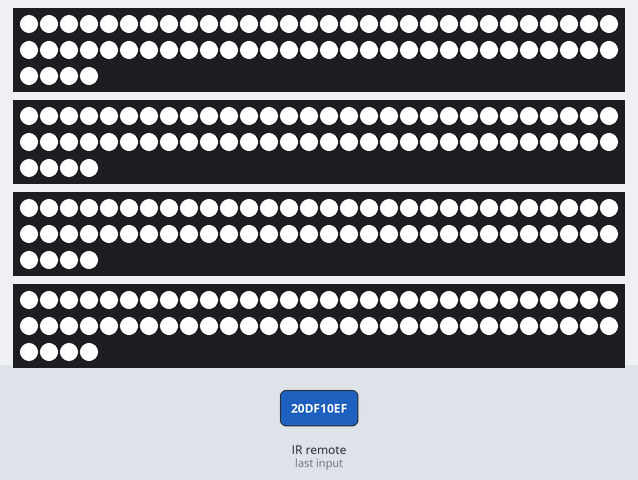
Bench run of a sketch on a simulated ESP8266 (NodeMCU). Shown: 4 × 64 RGB LEDs in strip order, left to right, continuing on the next row. Inputs (shaded band) come from the test bench. WiFi joins after 1.5 s; servers stay silent unless stated; what the sketch prints to the serial monitor is not drawn.

2.8 s: infrared code 0x20DF10EF received
Above: at 3.1 s.
Timing chart, 0 to 5.8 s (numbered marks = the images above; inputs shaded):
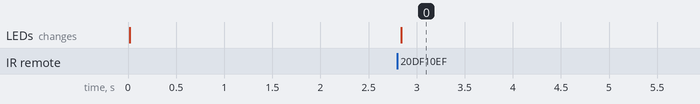

Measured:
- after the input at 2.8 s, the LEDs: change at once (image 0)

The sketch:

ESP_Code_with_IR.ino
```cpp
#include <WiFi.h>
#include <Adafruit_NeoPixel.h>
#include <IRremoteESP8266.h>
#include <IRrecv.h>
#include <IRutils.h>

// WiFi credentials
const char* ssid = "Hacker";
const char* password = "mo123456";
const char* host = "192.168.169.215";
const int port = 12345;

// NeoPixel setup
#define NUM_PIXELS_PER_MATRIX 64 // Number of pixels per 8x8 matrix

// Define the GPIO pins for the 4 matrices
const int matrixPins[] = {38, 37, 36, 35};
Adafruit_NeoPixel matrices[] = {
    Adafruit_NeoPixel(NUM_PIXELS_PER_MATRIX, matrixPins[0], NEO_GRB + NEO_KHZ800),
    Adafruit_NeoPixel(NUM_PIXELS_PER_MATRIX, matrixPins[1], NEO_GRB + NEO_KHZ800),
    Adafruit_NeoPixel(NUM_PIXELS_PER_MATRIX, matrixPins[2], NEO_GRB + NEO_KHZ800),
    Adafruit_NeoPixel(NUM_PIXELS_PER_MATRIX, matrixPins[3], NEO_GRB + NEO_KHZ800)
};

#define IR_RECEIVE_PIN 5 // Using GPIO5 (D1) for the IR receiver pin

IRrecv irrecv(IR_RECEIVE_PIN);
decode_results results;

bool lightsOn = false; // Flag to track the light state

void setup() {
    Serial.begin(9600);
    delay(10);

    // Initialize each matrix
    for (int i = 0; i < 4; i++) {
        matrices[i].begin();
        matrices[i].show(); // Initialize all pixels to 'off'
    }

    // Connect to WiFi
    Serial.println();
    Serial.print("Connecting to ");
    Serial.println(ssid);
    WiFi.begin(ssid, password);
    while (WiFi.status() != WL_CONNECTED) {
        delay(500);
        Serial.print(".");
    }
    Serial.println("");
    Serial.println("WiFi connected");
    Serial.print("IP address: ");
    Serial.println(WiFi.localIP());

    irrecv.enableIRIn(); // Start the IR receiver
}

void loop() {
    if (irrecv.decode(&results)) {
        // IR remote signal received
        handleIRRemote();
        irrecv.resume(); // Resume receiving the next value
    } else {
        // No IR remote signal, handle server connection
        handleServerConnection();
    }
}

void handleIRRemote() {
    // Print the raw value in hexadecimal format
    Serial.print("Decoded raw data: ");
    Serial.println((unsigned long)(results.value), HEX);

    if (results.value == 0x20DF10EF) {
        if (lightsOn) {
            Serial.println("OFF Button Pressed");
            turnOffAllMatrices();
            lightsOn = false;
        } else {
            Serial.println("ON Button Pressed");
            turnOnAllMatrices();
            lightsOn = true;
        }
    } else {
        Serial.println("False Alarm");
        // turnOffAllMatrices();
        // lightsOn = false;
    }

    // Print human-readable details of the received signal
    Serial.println(resultToHumanReadableBasic(&results));

    // Stop the server connection after receiving the first IR signal
    WiFi.disconnect();
    Serial.println("Disconnected from server");
}

void handleServerConnection() {
    Serial.print("Connecting to ");
    Serial.print(host);
    Serial.print(':');
    Serial.println(port);

    // Connect to server
    WiFiClient client;
    if (!client.connect(host, port)) {
        Serial.println("Connection failed");
        delay(5000);
        return;
    }

    Serial.println("Response from server:");
    int index = 0;
    String receivedData = "";

    while (true) {
        // Check for IR signal before processing server data
        if (irrecv.decode(&results)) {
            // IR remote signal received, break out of the loop
            Serial.println("IR signal received, exiting server connection");
            return;
        }

        if (client.available()) {
            char c = client.read();
            receivedData += c;
            Serial.print(c);

            // Check if the character is a digit
            if (isDigit(c)) {
                int value = c - '0'; // Convert char to int
                // Light up or turn off the corresponding matrix
                setMatrixState(index, value);
                index = (index + 1) % 4; // Wrap around to 0 after 3
            }
        }
        // Print the received data after processing all the characters
        if (receivedData.length() > 0) {
            Serial.print("\nReceived data: ");
            Serial.println(receivedData);
            receivedData = ""; // Clear the received data string
        }

        // Small delay to avoid blocking the IR receiver
        delay(10);
    }
}

void setMatrixState(int matrixIndex, int state) {
    for (int i = 0; i < NUM_PIXELS_PER_MATRIX; i++) {
        matrices[matrixIndex].setPixelColor(i, state ? matrices[matrixIndex].Color(255, 255, 255) : 0); // Set to white or turn off
    }
    matrices[matrixIndex].show(); // Update the LEDs
}

void turnOnAllMatrices() {
    for (int i = 0; i < 4; i++) {
        for (int j = 0; j < NUM_PIXELS_PER_MATRIX; j++) {
            matrices[i].setPixelColor(j, matrices[i].Color(255, 255, 255)); // Set all pixels to white
        }
        matrices[i].show(); // Update the LEDs
    }
}

void turnOffAllMatrices() {
    for (int i = 0; i < 4; i++) {
        matrices[i].clear(); // Turn off all pixels
        matrices[i].show(); // Update the LEDs
    }
}
```
